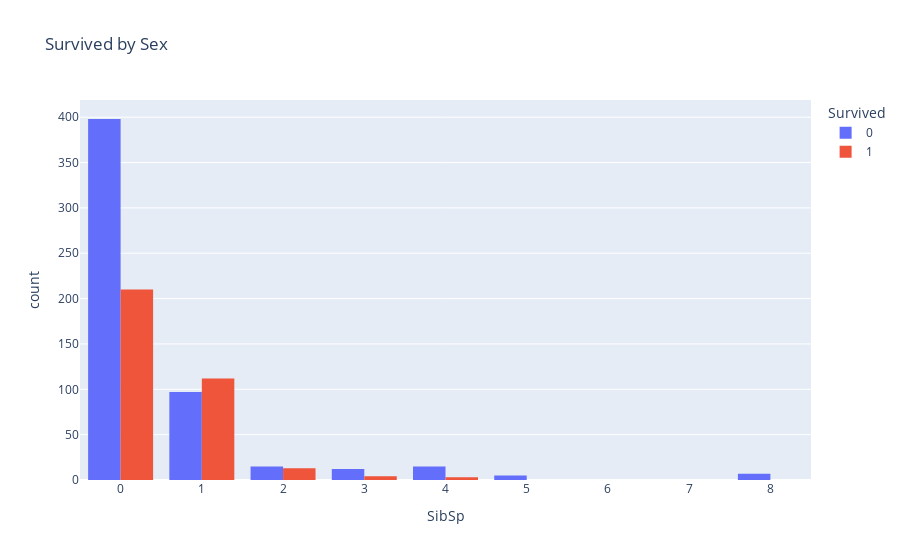

Here is the notebook cell this chart was saved with:
### Markdown cell above
### SibSp

### Code cell
px.histogram(df_train_1, x='SibSp', color="Survived", barmode='group', title='Survived by Sex')

### Figure 1 — Plotly figure (JSON) as saved in the notebook; plotly's stock layout.template omitted (floating-point values rounded to 4 significant figures; data arrays with more than 128 entries replaced by an {"elided": "..."} marker saying what was removed)
{"data": [{"alignmentgroup": "True", "bingroup": "x", "hovertemplate": "Survived=0<br>SibSp=%{x}<br>count=%{y}<extra></extra>", "legendgroup": "0", "marker": {"color": "#636efa", "pattern": {"shape": ""}}, "name": "0", "offsetgroup": "0", "orientation": "v", "showlegend": true, "type": "histogram", "x": {"elided": "549 int values"}, "xaxis": "x", "yaxis": "y"}, {"alignmentgroup": "True", "bingroup": "x", "hovertemplate": "Survived=1<br>SibSp=%{x}<br>count=%{y}<extra></extra>", "legendgroup": "1", "marker": {"color": "#EF553B", "pattern": {"shape": ""}}, "name": "1", "offsetgroup": "1", "orientation": "v", "showlegend": true, "type": "histogram", "x": {"elided": "342 int values"}, "xaxis": "x", "yaxis": "y"}], "layout": {"barmode": "group", "legend": {"title": {"text": "Survived"}, "tracegroupgap": 0}, "title": {"text": "Survived by Sex"}, "xaxis": {"anchor": "y", "domain": [0, 1], "title": {"text": "SibSp"}}, "yaxis": {"anchor": "x", "domain": [0, 1], "title": {"text": "count"}}}}
